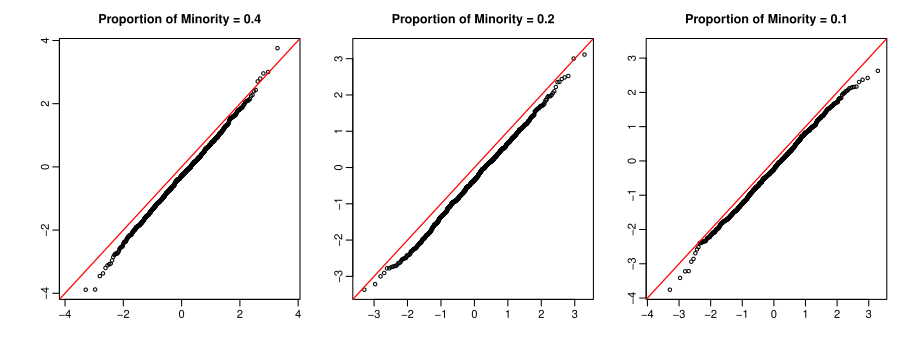

The script that saved this image:
# QQ plots of the standardized debiased estimator for the nonlinear-baseline scenario (Scenario 2). 
#
# Usage: Rscript qqplot_nonlinear.R [csv] [out_pdf] [standardize]
#   csv          default: nonlinear_N30000_d20_rep1000.csv
#   out_pdf      default: qqplot_nonlinear.pdf
#   standardize  "truth"     : (theta_hat - theta) / sd_est   (default)
#                "empirical" : (theta_hat - mean) / sd         (shape only)

args        <- commandArgs(trailingOnly = TRUE)
csv_file    <- if (length(args) >= 1) args[1] else "nonlinear_N30000_d20_rep1000.csv"
out_file    <- if (length(args) >= 2) args[2] else "qqplot_nonlinear.pdf"
standardize <- if (length(args) >= 3) args[3] else "truth"
stopifnot(standardize %in% c("truth", "empirical"))

theta  <- 0.5
ratios <- c(0.4, 0.2, 0.1)   

df <- read.csv(csv_file)
df <- df[df$method == "Debiased GLM", ]

pdf(out_file, width = 9, height = 3.4)
par(mfrow = c(1, length(ratios)), mar = c(3, 3, 3, 1), oma = c(0, 1.5, 0, 0),
    mgp = c(1.8, 0.6, 0), las = 0)

for (r in ratios) {
  sub <- df[abs(df$ratio - r) < 1e-8, ]
  z <- if (standardize == "truth") {
    (sub$theta_hat - theta) / sub$sd_est
  } else {
    (sub$theta_hat - mean(sub$theta_hat)) / sd(sub$theta_hat)
  }
  lim <- range(c(z, qnorm(ppoints(length(z)))))
  qqnorm(z, main = sprintf("Proportion of Minority = %g", r),
         xlab = "", ylab = "", xlim = lim, ylim = lim,
         cex = 0.7, cex.main = 1.1, font.main = 2)
  abline(0, 1, col = "red", lwd = 1.2)
}

invisible(dev.off())
cat(sprintf("Saved %s (standardize = %s)\n", out_file, standardize))
